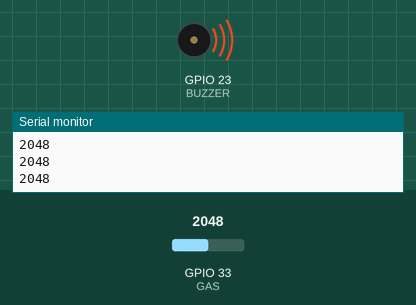
Bench run of a sketch on a simulated ESP32. On the bench: buzzer (waves = sounding), the last lines printed to the serial monitor. Inputs (shaded band) come from the test bench; at power-on: GPIO 33 (GAS) = 2048.

Above: at 1.07 s.
1.3 s: GPIO 33 (GAS) set to 1047
4.3 s: GPIO 33 (GAS) set to 946
5.8 s: GPIO 33 (GAS) set to 1040
At 6.17 s:
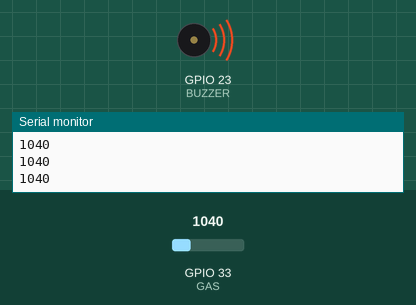
8.8 s: GPIO 33 (GAS) set to 960
At 9.6 s:
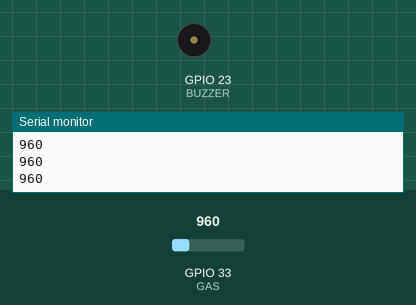
Timing chart, 0 to 11.3 s (numbered marks = the images above; inputs shaded):
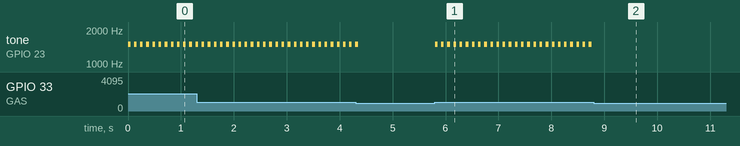

The sketch:

gas_sensor_and_buzzer_test_copy_20261011200642.ino
```cpp
const int GAS = 33;
const int BUZZER = 23;

void setup() {
  Serial.begin(115200);
  pinMode(GAS, INPUT);
  pinMode(BUZZER, OUTPUT);
}

void loop() {
  int value = analogRead(GAS);
  Serial.println(value);

  if(value > 1000) { //Change the value '800' for higher threshold.
    tone(BUZZER, 1500);
    delay(50);
    noTone(BUZZER);
    delay(50);
  }

  delay(16);
}
```

Measured:
- after the input at 4.3 s, tone on GPIO 23 (BUZZER): goes on until 4.3 s, then stays silent
- after the input at 5.8 s, tone on GPIO 23 (BUZZER): alternates 1500 Hz for 0.05 s and silent for 0.07 s, starting at once
- after the input at 8.8 s, tone on GPIO 23 (BUZZER): stops changing and stays silent
- by itself, tone on GPIO 23 (BUZZER): alternates 1500 Hz for 0.05 s and silent for 0.07 s
